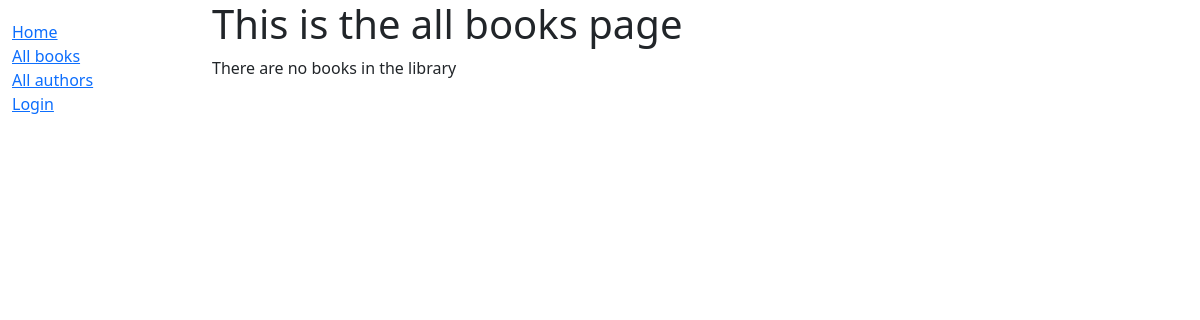
Before: /catalog/books/ with the older database file.
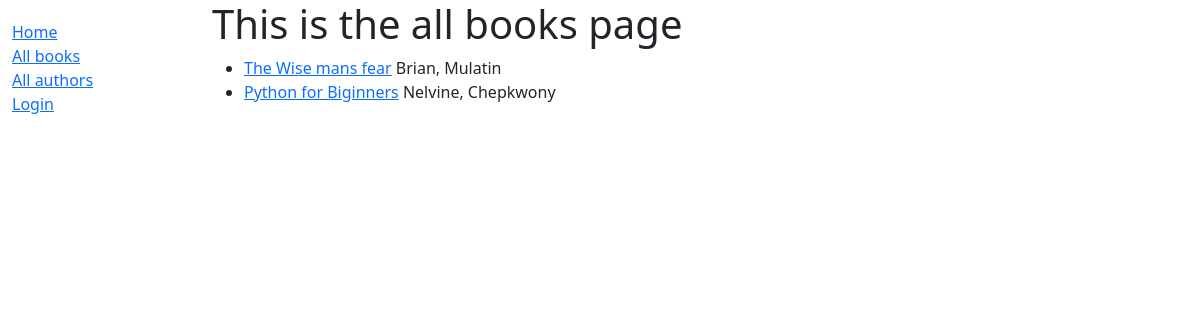
After: the same page with the newer database file.
### catalog/models.py (models this page shows, shortened)
class Book(models.Model):
    title=models.CharField(max_length=200)
    author=models.ForeignKey('Author',on_delete=models.SET_NULL,null=True)
    summary=models.TextField(max_length=1000,help_text="Enter a brief description of the book")
    isbn=models.CharField('ISBN',max_length=13,unique=True,help_text='13 characters')
    genre=models.ManyToManyField(Genre,help_text='select a genre for this book')
    def get_absolute_url(self):
        return reverse('book-detail',args=[str(self.id)])
    def display_genre(self):
        """create a string for genre"""
        return ','.join(genre.name for genre in self.genre.all()[:3])
    display_genre.short_description= 'Genre'

class Author(models.Model):
    first_name=models.CharField(max_length=200)
    last_name=models.CharField(max_length=200)
    date_of_birth=models.DateField(null=True,blank=True)
    date_of_death=models.DateField('Died',null=True,blank=True)
    class Meta:
        ordering=['last_name','first_name']
    def __str__(self):
        return f'{self.last_name}, {self.first_name} '

### catalog/views.py (the view)
# urls.py: path('books/', views.BookListView.as_view(),name='books'),
class BookListView(generic.ListView):
    model=Book

### catalog/templates/catalog/book_list.html
{% extends 'base_generic.html' %}
{% block content %}
    <h1>This is the all books page</h1>
    {% if book_list%}
    <ul>
        {% for book in book_list %}
        <li>
            <a href="{{book.get_absolute_url}}">{{book.title}}</a>
            {{book.author}}
        </li>
        {% endfor%}
    </ul>
    {% else%}
    <p>There are no books in the library</p>
    {% endif %}
{% endblock %}

### catalog/templates/base_generic.html (shortened to what this page needs)
<!DOCTYPE html>
<html lang="en">
<head>
  <link href="https://cdn.jsdelivr.net/npm/bootstrap@5.1.3/dist/css/bootstrap.min.css" rel="stylesheet">
  {% load static %}
  <link rel="stylesheet" href="{% static 'css/styles.css' %}">
</head>
<body>
  <div class="container-fluid">
    <div class="row">
      <div class="col-sm-2">
      {% block sidebar %}
        <ul class="sidebar-nav">
          <li><a href="{% url 'index' %}">Home</a></li>
          <li><a href="{% url 'books' %}">All books</a></li>
          <li><a href="{% url 'authors' %}">All authors</a></li>
          {% if user.is_authenticated %}
     <li>User: {{ user.get_username }}</li>
     <li><a href="{% url 'logout'%}?next={{request.path}}">Logout</a></li>
   {% else %}
     <li><a href="{% url 'login'%}?next={{request.path}}">Login</a></li>
   {% endif %}
        </ul>
     {% endblock %}
      </div>
      <div class="col-sm-10 ">{% block content %}{% endblock %}</div>
    </div>
  </div>
</body>
</html>

### catalog/static/css/styles.css (style rules this page uses)
.sidebar-nav { margin-top: 20px; padding: 0; list-style: none; }

Changed rows visible on the page:
added Book: title "The Wise mans fear", author "Brian, Mulatin"
added Book: title "Python for Biginners", author "Nelvine, Chepkwony"
Other visible differences:
text no longer shown: "There are no books in the library"
